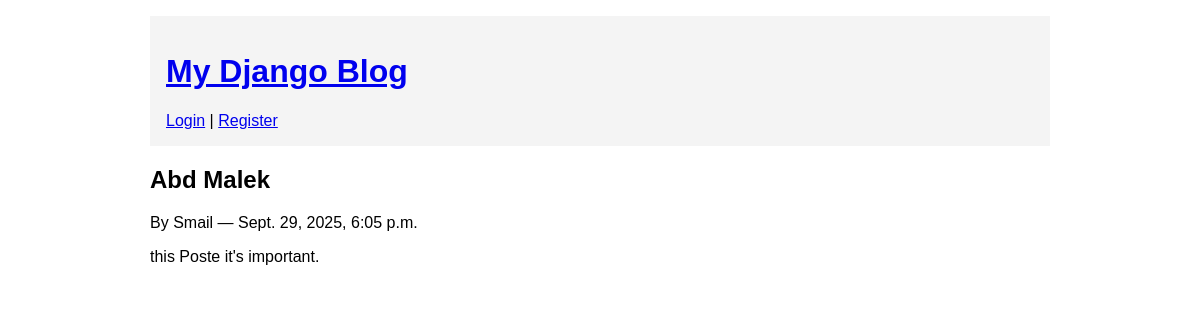
The app's page /post/2/ with its own data.
### blog/models.py (models this page shows, shortened)
class Post(models.Model):
    title = models.CharField(max_length=200)
    content = models.TextField()
    published_date = models.DateTimeField(auto_now_add=True)
    author = models.ForeignKey(User, on_delete=models.CASCADE, related_name='posts')
    class Meta:
        ordering = ['-published_date']

### blog/views.py (the view)
# urls.py: path('post/<int:pk>/', views.post_detail, name='post_detail'),
def post_detail(request, pk):
    post = get_object_or_404(Post, pk=pk)
    return render(request, 'blog/post_detail.html', {'post': post})

### blog/templates/blog/post_detail.html (shortened to what this page needs)
{% extends 'blog/base.html' %}
{% block content %}
    <article>
        <h2>{{ post.title }}</h2>
        <p>By {{ post.author }} — {{ post.published_date }}</p>
        <div>{{ post.content|linebreaks }}</div>
    </article>
{% endblock %}

### blog/static/blog/css/style.css (style rules this page uses)
body { font-family: Arial, sans-serif; max-width: 900px; margin: 0 auto; padding: 1rem; }
article { margin-bottom: 1.5rem; }

### records on screen
Post: title "Abd Malek", author "Smail", published_date "Sept. 29, 2025, 6:05 p.m.", content "this Poste it's important."
